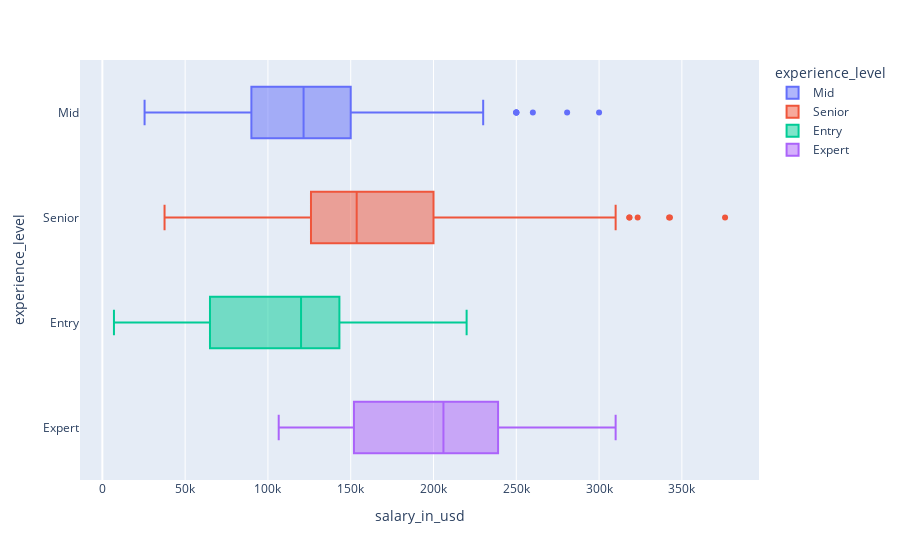

The cell this chart's notebook holds for it:
### Markdown cell above
##### Box-plot

### Code cell
import plotly.express as px
px.box(data[(data['work_year'] == 2023) & (data['job_type'] == 'Data Engineer')],
        x='salary_in_usd', y='experience_level', color='experience_level')

### Figure 1 — Plotly figure (JSON) as saved in the notebook; plotly's stock layout.template omitted (floating-point values rounded to 4 significant figures; data arrays with more than 128 entries replaced by an {"elided": "..."} marker saying what was removed)
{"data": [{"alignmentgroup": "True", "hovertemplate": "experience_level=%{y}<br>salary_in_usd=%{x}<extra></extra>", "legendgroup": "Mid", "marker": {"color": "#636efa"}, "name": "Mid", "notched": false, "offsetgroup": "Mid", "orientation": "h", "showlegend": true, "type": "box", "x": {"elided": "151 int values"}, "x0": " ", "xaxis": "x", "y": {"elided": "151 str values"}, "y0": " ", "yaxis": "y"}, {"alignmentgroup": "True", "hovertemplate": "experience_level=%{y}<br>salary_in_usd=%{x}<extra></extra>", "legendgroup": "Senior", "marker": {"color": "#EF553B"}, "name": "Senior", "notched": false, "offsetgroup": "Senior", "orientation": "h", "showlegend": true, "type": "box", "x": {"elided": "639 int values"}, "x0": " ", "xaxis": "x", "y": {"elided": "639 str values"}, "y0": " ", "yaxis": "y"}, {"alignmentgroup": "True", "hovertemplate": "experience_level=%{y}<br>salary_in_usd=%{x}<extra></extra>", "legendgroup": "Entry", "marker": {"color": "#00cc96"}, "name": "Entry", "notched": false, "offsetgroup": "Entry", "orientation": "h", "showlegend": true, "type": "box", "x": [163196, 145885, 85000, 65000, 17022, 85000, 65000, 85000, 65000, 60000, 85000, 65000, 155000, 125000, 155000, 125000, 92700, 61800, 160000, 120000, 7000, 92700, 61800, 62000, 58000, 125000, 90000, 115100, 73900, 125000, 90000, 220000, 120000, 60000, 12000, 26827, 160000, 100000, 130000, 160000, 135000, 160000, 135000, 160000, 135000, 160000, 120000, 150000, 120000, 160000, 135000], "x0": " ", "xaxis": "x", "y": ["Entry", "Entry", "Entry", "Entry", "Entry", "Entry", "Entry", "Entry", "Entry", "Entry", "Entry", "Entry", "Entry", "Entry", "Entry", "Entry", "Entry", "Entry", "Entry", "Entry", "Entry", "Entry", "Entry", "Entry", "Entry", "Entry", "Entry", "Entry", "Entry", "Entry", "Entry", "Entry", "Entry", "Entry", "Entry", "Entry", "Entry", "Entry", "Entry", "Entry", "Entry", "Entry", "Entry", "Entry", "Entry", "Entry", "Entry", "Entry", "Entry", "Entry", "Entry"], "y0": " ", "yaxis": "y"}, {"alignmentgroup": "True", "hovertemplate": "experience_level=%{y}<br>salary_in_usd=%{x}<extra></extra>", "legendgroup": "Expert", "marker": {"color": "#ab63fa"}, "name": "Expert", "notched": false, "offsetgroup": "Expert", "orientation": "h", "showlegend": true, "type": "box", "x": [220000, 205000, 145000, 115000, 175000, 110000, 221000, 153000, 180000, 155000, 286000, 207000, 265000, 235000, 194500, 115500, 210914, 116704, 167500, 106500, 310000, 239000, 310000, 239000, 310000, 239000, 235000, 210000, 210914, 116704, 284000, 236000, 175000, 110000, 200000, 145000, 310000, 239000, 196200, 150900], "x0": " ", "xaxis": "x", "y": ["Expert", "Expert", "Expert", "Expert", "Expert", "Expert", "Expert", "Expert", "Expert", "Expert", "Expert", "Expert", "Expert", "Expert", "Expert", "Expert", "Expert", "Expert", "Expert", "Expert", "Expert", "Expert", "Expert", "Expert", "Expert", "Expert", "Expert", "Expert", "Expert", "Expert", "Expert", "Expert", "Expert", "Expert", "Expert", "Expert", "Expert", "Expert", "Expert", "Expert"], "y0": " ", "yaxis": "y"}], "layout": {"boxmode": "overlay", "legend": {"title": {"text": "experience_level"}, "tracegroupgap": 0}, "margin": {"t": 60}, "xaxis": {"anchor": "y", "domain": [0, 1], "title": {"text": "salary_in_usd"}}, "yaxis": {"anchor": "x", "categoryarray": ["Expert", "Entry", "Senior", "Mid"], "categoryorder": "array", "domain": [0, 1], "title": {"text": "experience_level"}}}}
